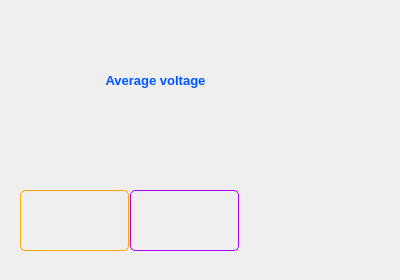
<?xml version="1.0" encoding="UTF-8"?>
<ui version="4.0">
 <class>Form</class>
 <widget class="QWidget" name="Form">
  <property name="geometry">
   <rect>
    <x>0</x>
    <y>0</y>
    <width>400</width>
    <height>280</height>
   </rect>
  </property>
  <property name="windowTitle">
   <string>Form</string>
  </property>
  <widget class="QWidget" name="trungnguyenyeuem" native="true">
   <property name="geometry">
    <rect>
     <x>100</x>
     <y>109</y>
     <width>111</width>
     <height>71</height>
    </rect>
   </property>
  </widget>
  <widget class="QLabel" name="label_19">
   <property name="geometry">
    <rect>
     <x>100</x>
     <y>70</y>
     <width>111</width>
     <height>20</height>
    </rect>
   </property>
   <property name="font">
    <font>
     <pointsize>10</pointsize>
     <weight>75</weight>
     <bold>true</bold>
    </font>
   </property>
   <property name="styleSheet">
    <string notr="true">color: rgb(0, 85, 255);</string>
   </property>
   <property name="text">
    <string>Average voltage</string>
   </property>
   <property name="alignment">
    <set>Qt::AlignCenter</set>
   </property>
  </widget>
  <widget class="QPushButton" name="pushButton">
   <property name="geometry">
    <rect>
     <x>20</x>
     <y>190</y>
     <width>111</width>
     <height>61</height>
    </rect>
   </property>
   <property name="mouseTracking">
    <bool>false</bool>
   </property>
   <property name="styleSheet">
    <string notr="true">border-radius: 5px;
border: 1px solid orange;
margin-right: 2px;</string>
   </property>
   <property name="text">
    <string/>
   </property>
   <property name="icon">
    <iconset>
     <normaloff>source/icons/Setting.png</normaloff>source/icons/Setting.png</iconset>
   </property>
   <property name="iconSize">
    <size>
     <width>60</width>
     <height>60</height>
    </size>
   </property>
  </widget>
  <widget class="QPushButton" name="pushButton_4">
   <property name="geometry">
    <rect>
     <x>130</x>
     <y>190</y>
     <width>111</width>
     <height>61</height>
    </rect>
   </property>
   <property name="styleSheet">
    <string notr="true">border-radius: 5px;
border: 1px solid rgb(170, 0, 255);
margin-right: 2px;</string>
   </property>
   <property name="text">
    <string/>
   </property>
   <property name="icon">
    <iconset>
     <normaloff>source/icons/angle.png</normaloff>source/icons/angle.png</iconset>
   </property>
   <property name="iconSize">
    <size>
     <width>60</width>
     <height>60</height>
    </size>
   </property>
  </widget>
 </widget>
 <resources/>
 <connections/>
</ui>
